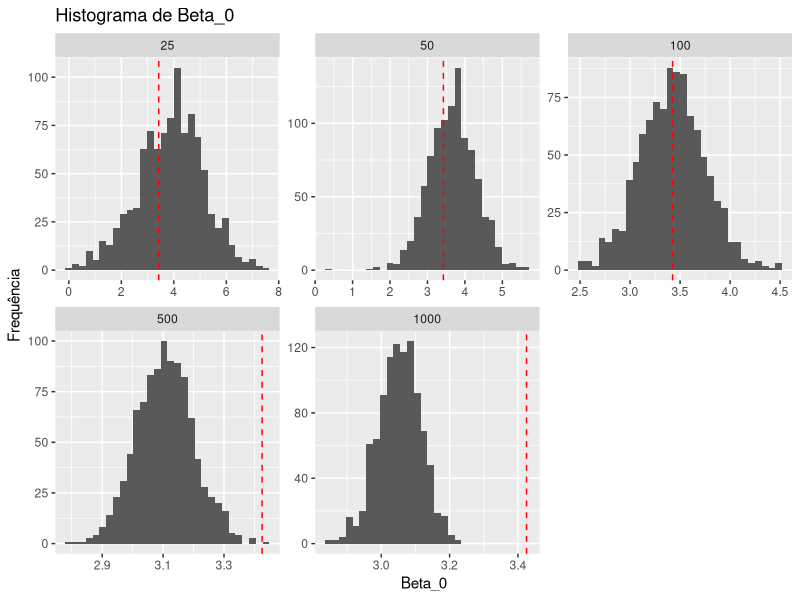
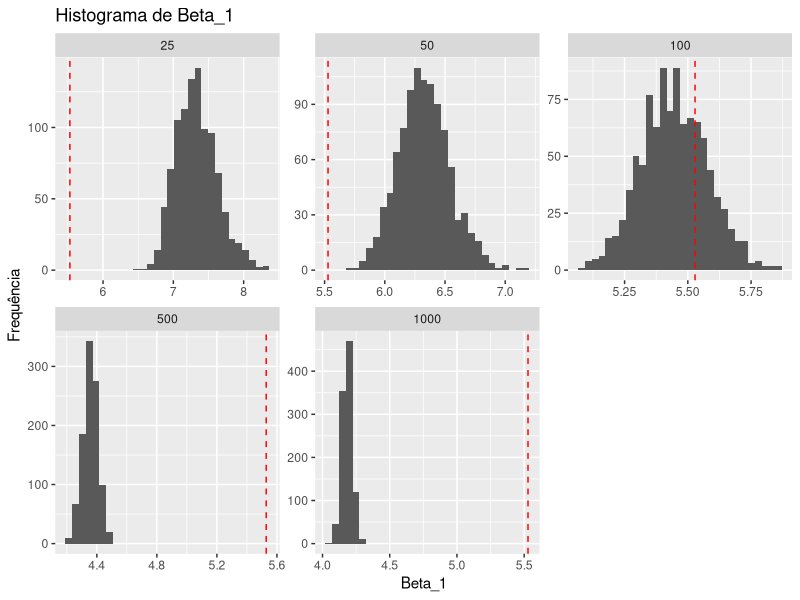
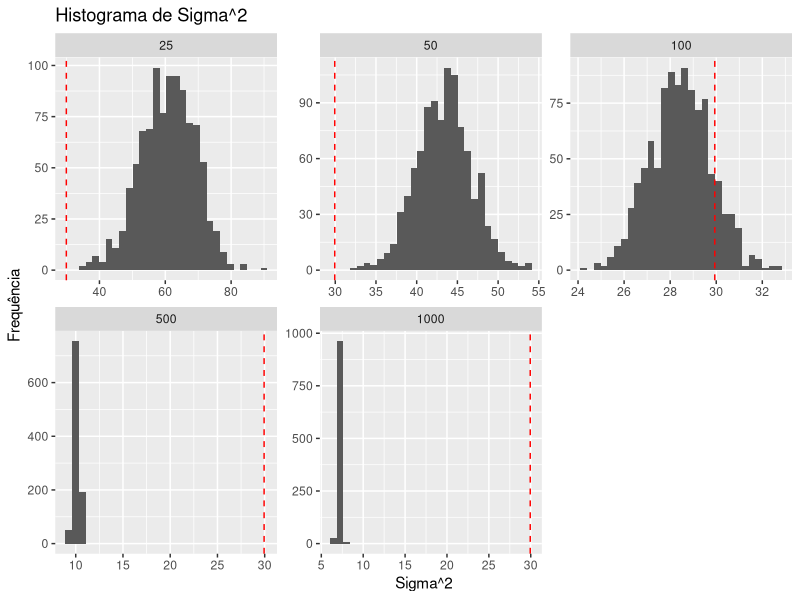

Generate these figures, in order, with R:
## ---- chunk 1

library(tidyverse)
library(dplyr)
set.seed(30102024)
## ---- chunk 2

set.seed(1)

nn          <- c(25, 50, 100, 500, 1000)
monte_carlo <- 1000

simula_modelo <- function(n) {
  x <- runif(n, -3, 3)
  epsilon <- rnorm(n, 0, 2)
  beta_0 <- 3
  beta_1 <- 4
  y <- beta_0 + beta_1 * x + epsilon

  # -- Aqui eu meto os outlier... sei que tem uma função chamada outlier mas não me veio na cabeça de aplicar aq
  x[n] <- 10
  y[n] <- 100
  
  modelo <- lm(y ~ x)
  modelo_sum <- summary(modelo)
  
  list(
    beta_0 = coef(modelo)[1],
    beta_1 = coef(modelo)[2],
    sigma2 = modelo_sum$sigma^2,
    p_value_beta_0 = modelo_sum$coefficients[1, 4],
    p_value_beta_1 = modelo_sum$coefficients[2, 4]
  )
}

resultados <- lapply(nn, function(n) {
  replicate(monte_carlo, simula_modelo(n), simplify = FALSE)
})


dfresultados <- do.call(rbind, lapply(seq_along(nn), function(i) {
  n <- nn[i]
  do.call(rbind, lapply(resultados[[i]], function(res) {
    data.frame(
      n = n,
      beta_0 = res$beta_0,
      beta_1 = res$beta_1,
      sigma2 = res$sigma2,
      p_value_beta_0 = res$p_value_beta_0,
      p_value_beta_1 = res$p_value_beta_1
    )
  }))
}))



# -- Pipeline pica aqui né, pode falar, ficou duro quando viu isso né
stats <- dfresultados %>%
  group_by(n) %>%
  summarise(
    mean_beta_0 = mean(beta_0),
    var_beta_0 = var(beta_0),
    median_beta_0 = median(beta_0),
    mean_beta_1 = mean(beta_1),
    var_beta_1 = var(beta_1),
    median_beta_1 = median(beta_1),
    mean_sigma2 = mean(sigma2),
    var_sigma2 = var(sigma2),
    median_sigma2 = median(sigma2)
  )

ggplot(dfresultados, aes(x = beta_0)) +
    geom_histogram() +
    geom_vline(aes(xintercept = mean(beta_0)), color = "red", linetype = "dashed") +
    facet_wrap(~ n, scales = "free") +
    labs(title = "Histograma de Beta_0", x = "Beta_0", y = "Frequência")

ggplot(dfresultados, aes(x = beta_1)) +
  geom_histogram() +
  geom_vline(aes(xintercept = mean(beta_1)), color = "red", linetype = "dashed") +
  facet_wrap(~ n, scales = "free") +
  labs(title = "Histograma de Beta_1", x = "Beta_1", y = "Frequência")

ggplot(dfresultados, aes(x = sigma2)) +
  geom_histogram() +
  geom_vline(aes(xintercept = mean(sigma2)), color = "red", linetype = "dashed") +
  facet_wrap(~ n, scales = "free") +
  labs(title = "Histograma de Sigma^2", x = "Sigma^2", y = "Frequência")

